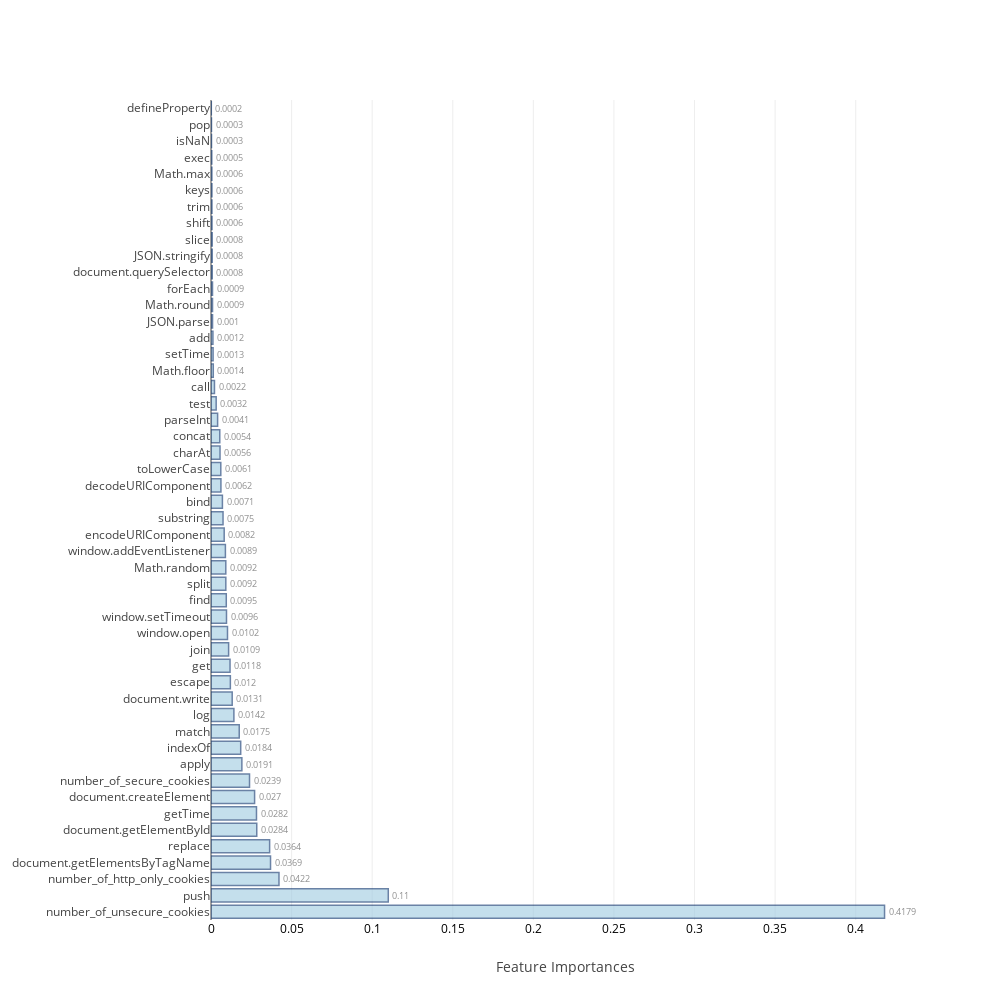

Notebook source saved alongside this figure:
### Markdown cell above
### <a id='1.B' style="text-decoration : none; color : #000000;"> B. Average Feature Importances</a>

### Code cell
feat_impt_plot(np.average(feat_imp,axis=0),columns)

### Figure 1 — Plotly figure (JSON) as saved in the notebook; plotly's stock layout.template omitted (floating-point values rounded to 4 significant figures)
{"data": [{"marker": {"color": "rgb(158,202,225)", "line": {"color": "rgb(8,48,107)", "width": 1.5}}, "opacity": 0.6, "orientation": "h", "text": [0.4179, 0.11, 0.0422, 0.0369, 0.0364, 0.0284, 0.0282, 0.027, 0.0239, 0.0191, 0.0184, 0.0175, 0.0142, 0.0131, 0.012, 0.0118, 0.0109, 0.0102, 0.0096, 0.0095, 0.0092, 0.0092, 0.0089, 0.0082, 0.0075, 0.0071, 0.0062, 0.0061, 0.006, 0.0056, 0.0054, 0.0041, 0.0032, 0.0022, 0.0014, 0.0013, 0.0012, 0.0011, 0.001, 0.0009, 0.0009, 0.0008, 0.0008, 0.0008, 0.0006, 0.0006, 0.0006, 0.0006, 0.0005, 0.0003, 0.0003, 0.0002], "textposition": "outside", "type": "bar", "uid": "7d495ced-a048-464b-af5c-52cc4707b04b", "x": [0.4179, 0.11, 0.04217, 0.03693, 0.03638, 0.02839, 0.02822, 0.02705, 0.0239, 0.01915, 0.01842, 0.01752, 0.0142, 0.01314, 0.01201, 0.01181, 0.01092, 0.01023, 0.009609, 0.009474, 0.009191, 0.009178, 0.008934, 0.008177, 0.007462, 0.007081, 0.006152, 0.006075, 0.006041, 0.005595, 0.00544, 0.004104, 0.003209, 0.002155, 0.001407, 0.001294, 0.001193, 0.001137, 0.0009539, 0.0009478, 0.0009343, 0.0007701, 0.0007657, 0.0007527, 0.0006243, 0.0005929, 0.0005782, 0.000553, 0.0004913, 0.0003175, 0.0002964, 0.0001999], "y": ["number_of_unsecure_cookies", "push", "number_of_http_only_cookies", "document.getElementsByTagName", "replace", "document.getElementById", "getTime", "document.createElement", "number_of_secure_cookies", "apply", "indexOf", "match", "log", "document.write", "escape", "get", "join", "window.open", "window.setTimeout", "find", "split", "Math.random", "window.addEventListener", "encodeURIComponent", "substring", "bind", "decodeURIComponent", "toLowerCase", "hasOwnProperty", "charAt", "concat", "parseInt", "test", "call", "Math.floor", "setTime", "add", "toString", "JSON.parse", "Math.round", "forEach", "document.querySelector", "JSON.stringify", "slice", "shift", "trim", "keys", "Math.max", "exec", "isNaN", "pop", "defineProperty"]}], "layout": {"autosize": false, "height": 1000, "width": 1000, "xaxis": {"tickfont": {"color": "black", "size": 12}, "title": "Feature Importances"}, "yaxis": {"automargin": true}}}
